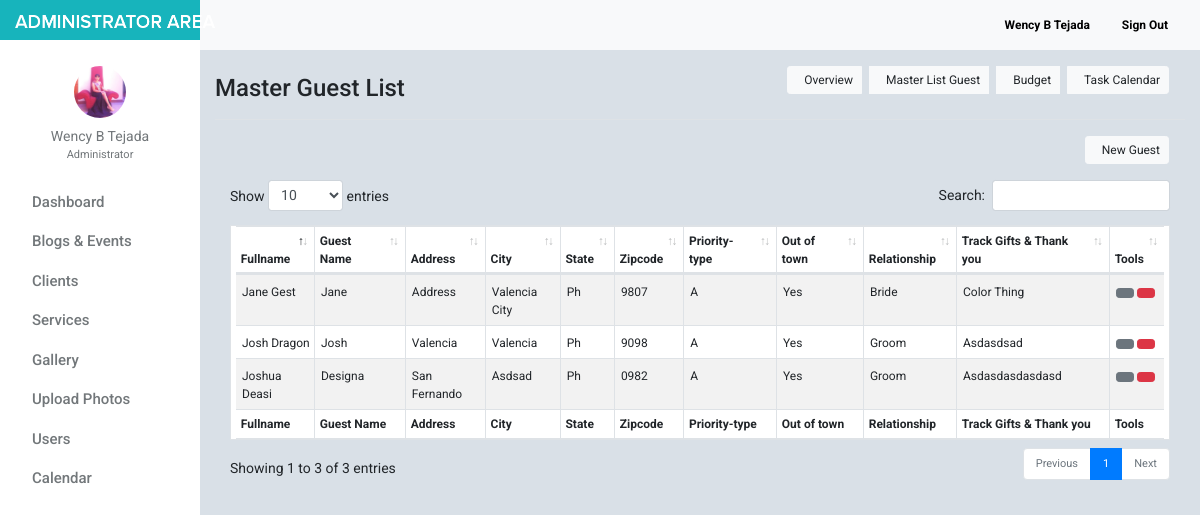
Before: /admin/guest_list.php?booking_id=1&user_id=1 (signed in) with the older database file.
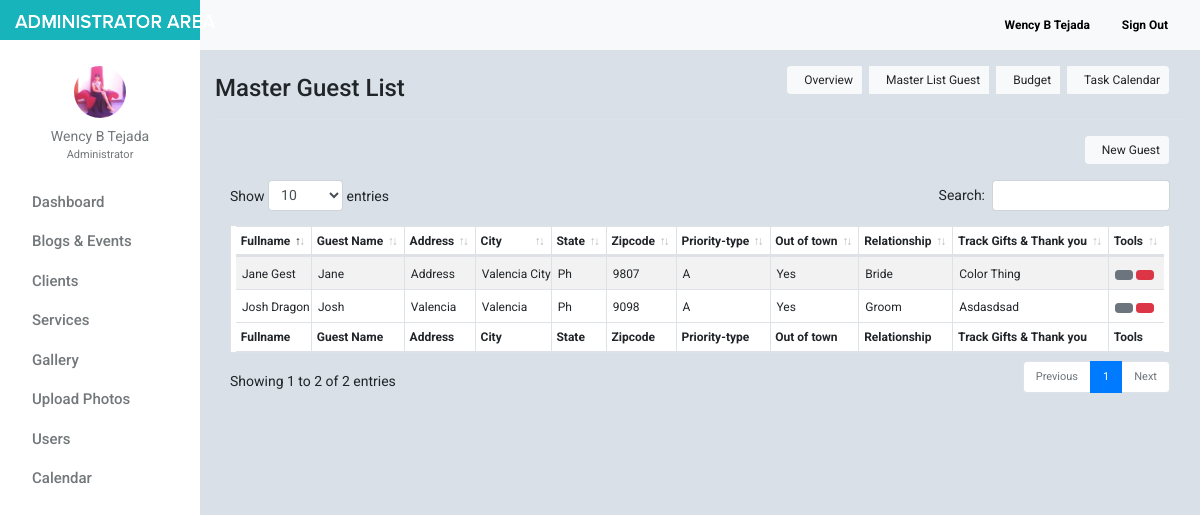
After: the same page with the newer database file.
### tables this page shows
CREATE TABLE `tblguest` (
  `id` int(11) NOT NULL,
  `booking_id` int(11) NOT NULL,
  `fullname` varchar(100) NOT NULL,
  `guestname` varchar(100) NOT NULL,
  `address` text NOT NULL,
  `state` char(4) NOT NULL,
  `zipcode` char(10) NOT NULL,
  `priority` enum('A','B','C','D','E') NOT NULL,
  `out_of_town` enum('y','n') NOT NULL,
  `relationship` varchar(32) NOT NULL,
  `tracks_and_gifts` text NOT NULL,
  `city` varchar(100) NOT NULL
);

### admin/include/database.php (called while the page is built, shortened)
<?php
class Database
{
    public $connection;
    public function open_connection()
    {
        $this->connection = mysqli_connect(DB_HOST, DB_USER, DB_PASS, DB_NAME);
    }
    public function query($sql)
    {
        $result = mysqli_query($this->connection, $sql);
        return $result;
    }
}
$db = new Database();
?>

### admin/include/Guest.php (called while the page is built, shortened)
<?php
class Guest extends DB_Object
{
    public static function getGuest($booking_id) {
        global $db;
        $sql = "SELECT * FROM tblguest WHERE booking_id = $booking_id";
        $result_set = $db->query($sql);
        $the_object_array = array();
        while($row = mysqli_fetch_array($result_set)) {
            $the_object_array[] = static::instantiation($row);
        }
        return $the_object_array;
    }
}
?>

### admin/include/db_object.php (called while the page is built, shortened)
<?php
class DB_Object
{
    public static function instantiation($the_record){
        $the_object = new $calling_class;
        foreach($the_record as $the_attribute => $value)
        {
            if($the_object->has_the_attribute($the_attribute)) {
                $the_object->$the_attribute = $value;
            }
        }
        return $the_object;
    }
    private function has_the_attribute($the_attribute) {
        $object_properties = get_object_vars($this);
        return array_key_exists($the_attribute, $object_properties);
    }
}
?>

### admin/include/Helper.php (called while the page is built, shortened)
<?php
function trim_body($text, $max_length = 30, $tail = '...') {
    return $text;
}

### admin/guest_list.php (the view, shortened to what the changed rows need)
<?php
     $booking_id = $_GET['booking_id'];
     $user_id = $_GET['user_id'];
     $links='booking_id='.$booking_id.'&user_id='.$user_id;
     $guest_list =  Guest::getGuest($booking_id);
?>
<!doctype html>
<html lang="en">
<head>
    <link href="css/bootstrap.min.css" rel="stylesheet">
    <link href="css/dashboard.css" rel="stylesheet">
    <link href="css/dataTables.bootstrap4.min.css" rel="stylesheet">
    <link rel="stylesheet" type="text/css"
          href="https://cdn.materialdesignicons.com/2.1.19/css/materialdesignicons.min.css">
</head>
<body>
<?php include_once 'include/sidebar.php'; ?>
<div class="d-flex justify-content-between flex-wrap flex-md-nowrap align-items-center pb-2 mb-3 border-bottom">
    <h4 class="h4 mt-4">Master Guest List</h4>
    <div class="btn-toolbar mb-2 mb-md-0">
    </div>
</div>
<div class="text-right mr-2 mb-3">
    <a class="btn btn-sm btn-light mr-2" style="font-size: 12px;" href="guest_add.php?<?= $links; ?>"><i class="mdi mdi-account-plus mr-2"></i> New Guest</a>
</div>
<table id="guest_list" class="table table-striped table-bordered table-sm" cellspacing="0" width="100%" style="background: white;padding: 0 5px;">
    <thead>
        <tr>
            <th>Fullname</th>
            <th>Guest Name</th>
            <th>Address</th>
            <th>City</th>
            <th>State</th>
            <th>Zipcode</th>
            <th>Priority-type</th>
            <th>Out of town</th>
            <th>Relationship</th>
            <th>Track Gifts &amp; Thank you</th>
            <th>Tools</th>
        </tr>
    </thead>
    <tfoot>
        <tr>
            <th>Fullname</th>
            <th>Guest Name</th>
            <th>Address</th>
            <th>City</th>
            <th>State</th>
            <th>Zipcode</th>
            <th>Priority-type</th>
            <th>Out of town</th>
            <th>Relationship</th>
            <th>Track Gifts &amp; Thank you</th>
            <th>Tools</th>
        </tr>
    </tfoot>
    <tbody>
    <?php foreach ($guest_list as $guest_list_rows) : ?>
        <tr>
            <td class="special"><?= trim_body($guest_list_rows->fullname);?></td>
            <td class="special"><?= $guest_list_rows->guestname; ?></td>
            <td class="special"><?= trim_body($guest_list_rows->address); ?></td>
            <td class="special"><?= $guest_list_rows->city; ?></td>
            <td class="special"> <?= $guest_list_rows->state; ?></td>
            <td class="special"><?= $guest_list_rows->zipcode; ?></td>
            <td class="special"><?= $guest_list_rows->priority; ?></td>
            <td class="special"><?= ($guest_list_rows->out_of_town == 'y') ? 'Yes' : 'No'; ?></td>
            <td class="special"><?= ($guest_list_rows->relationship == 'b') ? 'Bride': 'Groom'; ?></td>
            <td class="special"><?= trim_body($guest_list_rows->tracks_and_gifts); ?></td>
            <td class="special">
                <a href="guest_edit.php?id=<?= $guest_list_rows->id; ?>&<?= $links; ?>" class="btn btn-secondary btn-sm" data-toggle="tooltip" data-placement="top" title="Edit This Guest"><i class="mdi mdi-account-edit"></i></a>
                <a href="guest_delete.php?id=<?= $guest_list_rows->id; ?>&<?= $links; ?>" class="btn btn-danger btn-sm" data-toggle="tooltip" data-placement="top" title="Delete This Guest"><i class="mdi mdi-account-remove"></i></a>
            </td>
        </tr>
    <?php endforeach; ?>
    </tbody>
</table>
</main>
</div>
</div>
</body>
</html>

### admin/include/sidebar.php (shortened to what the changed rows need)
<div class="container-fluid">
    <div class="row">
        <nav class="col-md-2 d-none d-md-block bg-light sidebar">
            <div class="sidebar-sticky">
            </div>
        </nav>
        <main role="main" class="col-md-9 ml-sm-auto col-lg-10" style="margin-top: -40px;z-index: 999">
            <nav class="navbar navbar-expand-lg navbar-light bg-light" style="margin-left:-15px;margin-right: -15px;">
                <button class="navbar-toggler" type="button" data-toggle="collapse" data-target="#navbarNav" aria-controls="navbarNav" aria-expanded="false" aria-label="Toggle navigation">
                </button>
                <div class="form-inline my-2 my-lg-0">
                </div>
            </nav>

Changed rows visible on the page:
removed tblguest: fullname "Joshua Deasi", guestname "Designa", address "San Fernando", city "Asdsad", state "Ph", zipcode "0982", priority "A", out_of_town "Yes", relationship "Groom", tracks_and_gifts "Asdasdasdasdasd"
Other visible differences:
text written by a page script: "Show entries Search: Showing 1 to 3 of 3 entries Previous 1 Next" → "Show entries Search: Showing 1 to 2 of 2 entries Previous 1 Next"
